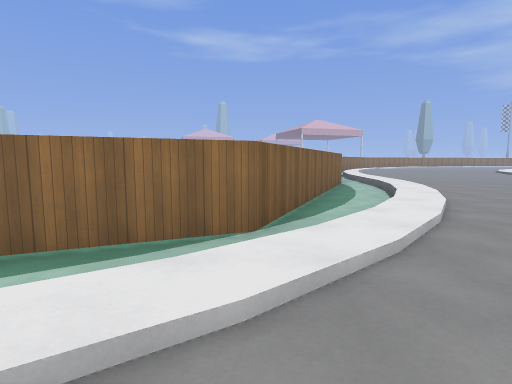
View 1 (above)

23 first-person views from a walk through a 3-D level made in the Godot game engine. The camera is 1.5 m above the floor, tilts 6° down and sees 80° across. The floor is counted in squares, 1.8 m on a side. Each view is taken from the middle of a square. On the plan, view 1 faces up. The plan holds only what a view shows up to about 11 squares ahead; the rest is blank. The place goes on beyond the plan. Some surface patterns are stand-ins.

View 2
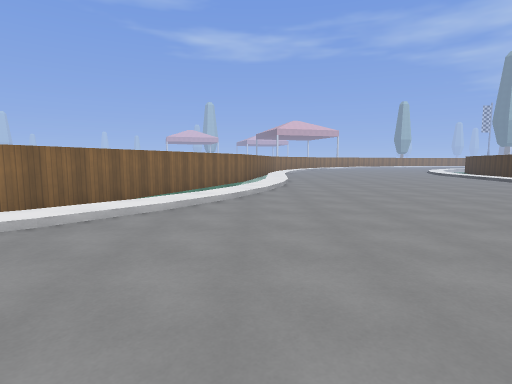

View 3
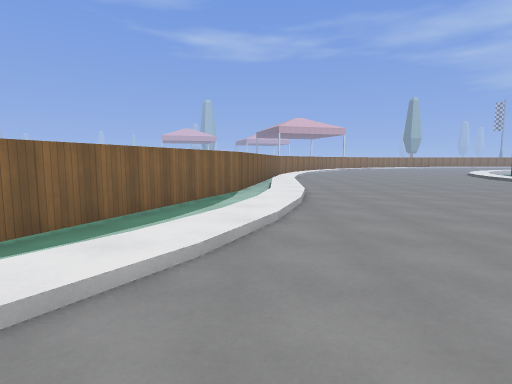

View 4
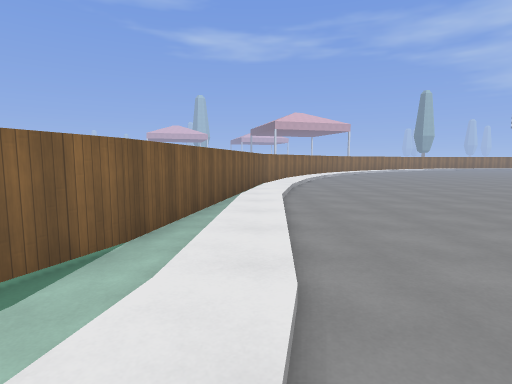

View 5
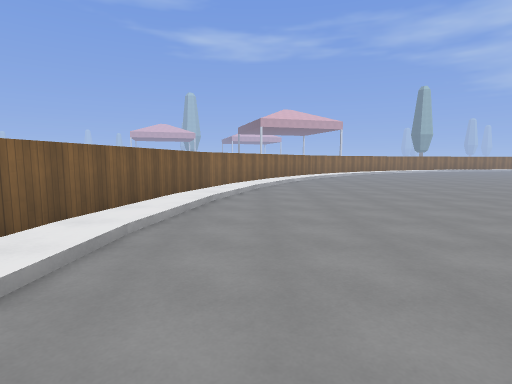

View 6
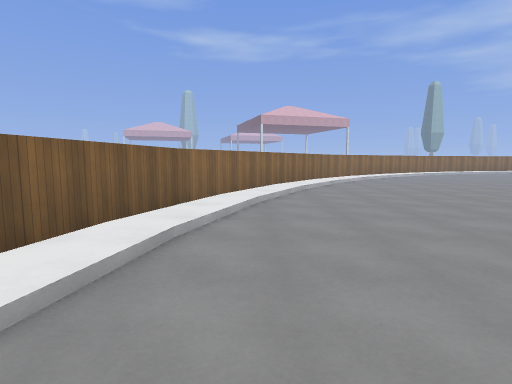

View 7
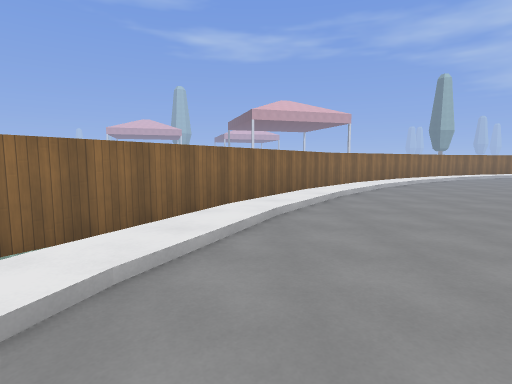

View 8
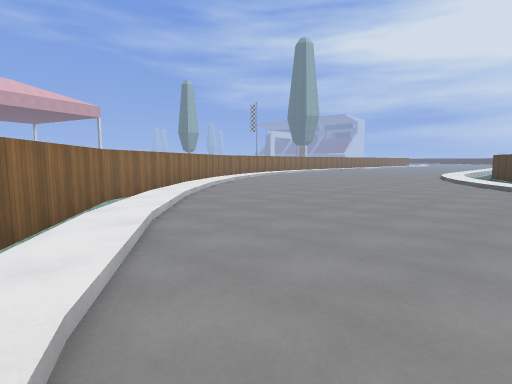

View 9
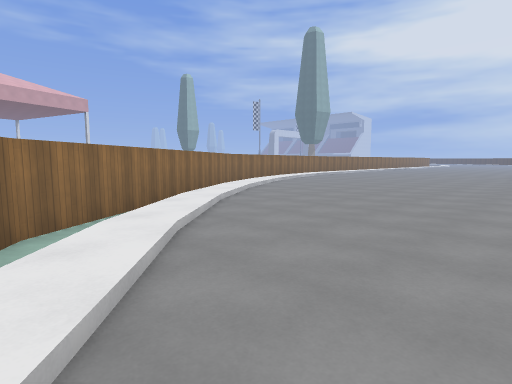

View 10
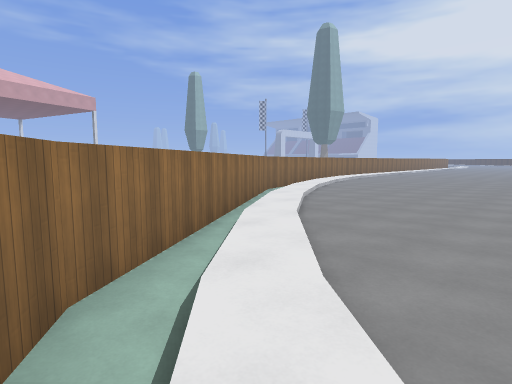

View 11
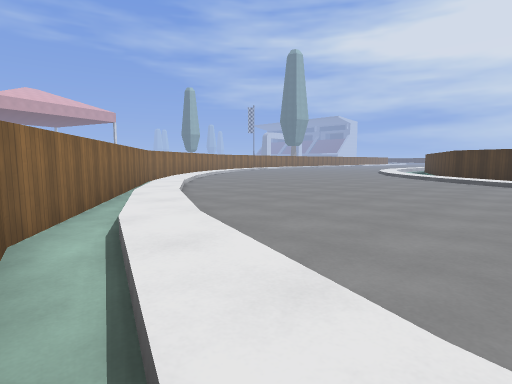

View 12
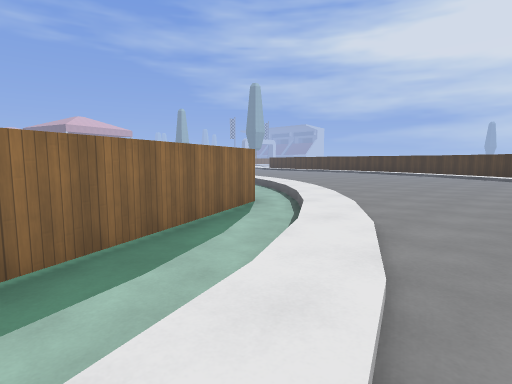

View 13
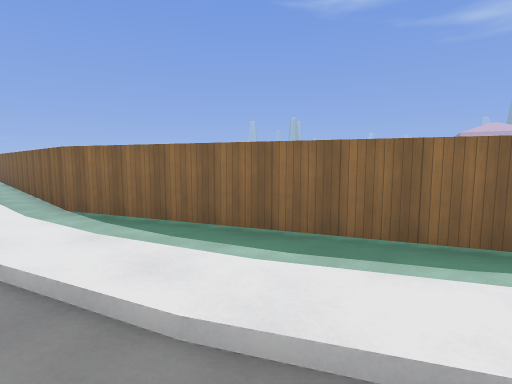

View 14
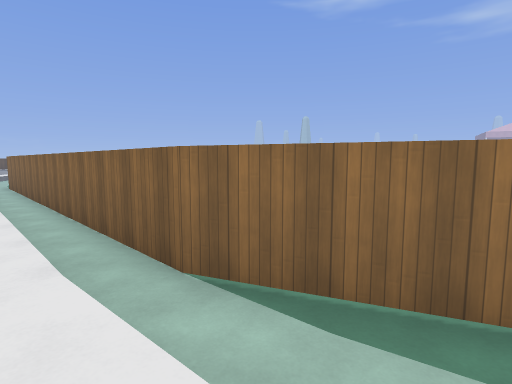

View 15
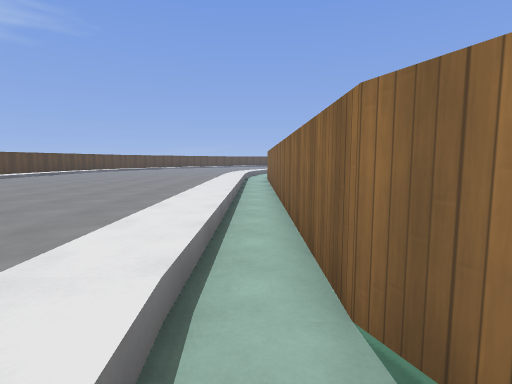

View 16
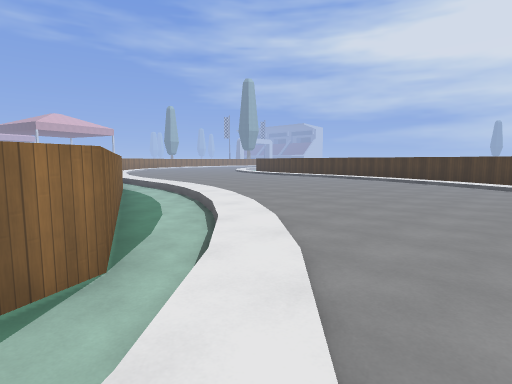

View 17
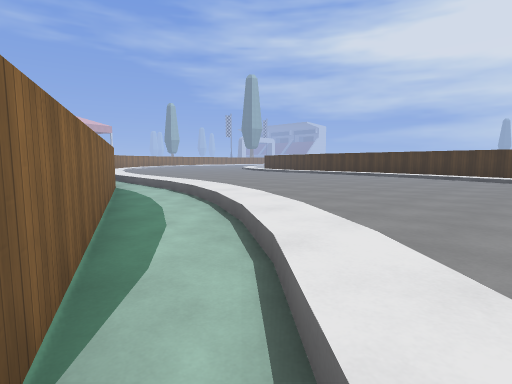

View 18
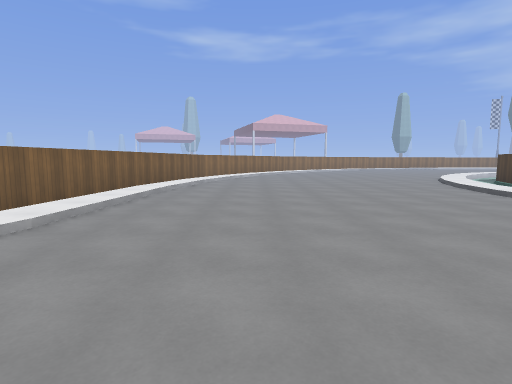

View 19
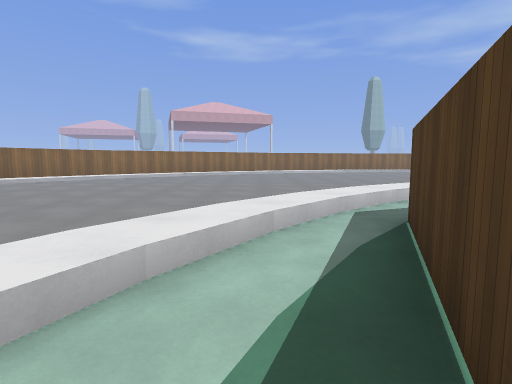

View 20
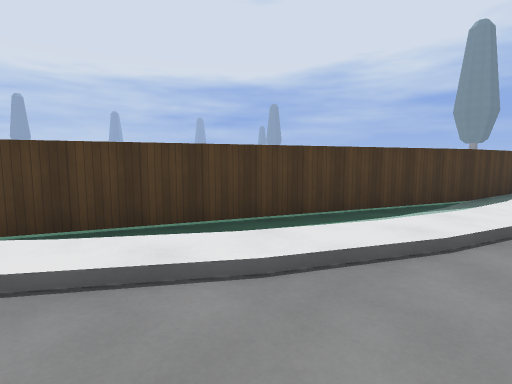

View 21
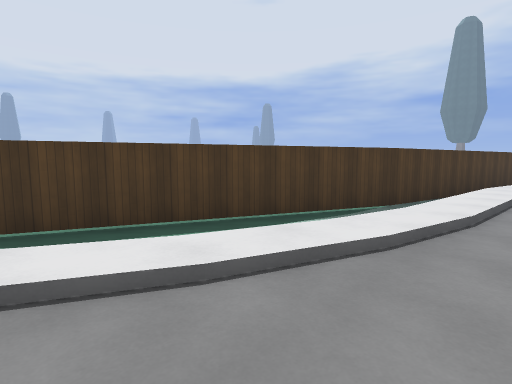

View 22
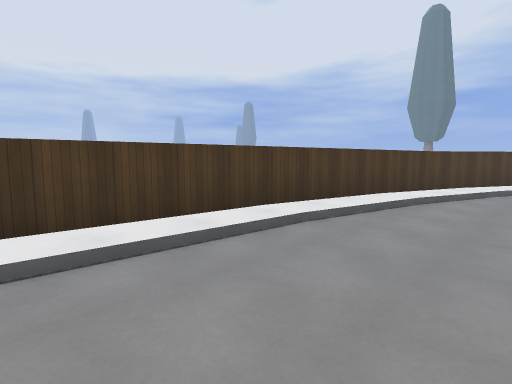

View 23
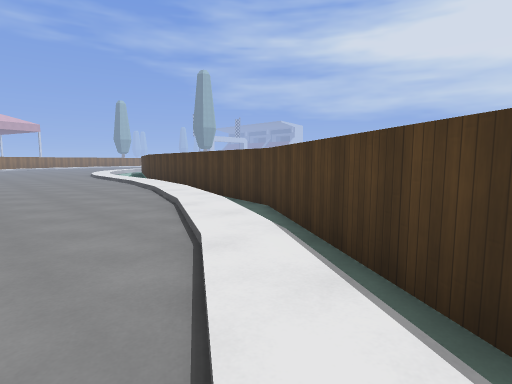

### Floor plan
Key: @ floor where view 1 was taken; # wall or solid block; . main floor; : floor 0.25 m higher than the main floor; - floor 0.25 m lower than the main floor; / step, stairs or slope.
Columns run from 16 left of view 1 to 19 right of it. Each row starts with its distance up from view 1.
 33                               ###/:/
 32                              ##/:/..
 31                            ###///...
 30                           ##-//.....
 29                          ##/:/......
 28                          #-:/.......
 27                         ##//........
 26                        ##//.........
 25                        #//..........
 24                       ##:/..........
 23                      ##//.........//
 22                      #-:........./:/
 21                      #//.........//#
 20                      #//........//-#
 19                     ##:........//-##
 18                     #//........//-#
 17                     #//........:--#
 16                     #/........//-##
 15                     #:........//-#
 14                    ##:........:-##
 13                    #-:........:-#
 12                    #-:........:-#
 11                   ##-:........:##
 10                   #-//........:#
  9                  ##-//......../#
  8                  #--:........//#
  7                  #-//........//#
  6                 ##-//........:##
  5                 #-//........//#
  4               ###//.........//#
  3            ####-/:/.........:-#
  2          ###---///.........//##
  1 ##########---///........../:##
  0 ----------//://.@.........//#
 -1 :::::::::://......  .    //##

Where each view was taken, in squares from view 1:
view 1: 0 up, 0 right, facing up
view 2: 1 down, 4 right, facing up
view 3: 3 up, 4 right, facing up
view 4: 9 up, 5 right, facing up
view 5: 12 up, 7 right, facing up
view 6: 15 up, 7 right, facing up
view 7: 19 up, 8 right, facing up
view 8: 22 up, 8 right, facing up-right
view 9: 25 up, 10 right, facing up-right
view 10: 27 up, 10 right, facing up-right
view 11: 18 up, 5 right, facing up-right
view 12: 1 down, 5 left, facing up-right
view 13: 1 down, 2 left, facing up-left
view 14: 1 down, 6 left, facing up-left
view 15: 0 up, 7 left, facing left
view 16: 1 up, 1 left, facing up-right
view 17: 3 up, 0 right, facing up-right
view 18: 7 up, 8 right, facing up
view 19: 17 up, 17 right, facing up
view 20: 21 up, 14 right, facing down-right
view 21: 19 up, 13 right, facing down-right
view 22: 13 up, 11 right, facing down-right
view 23: 1 down, 9 right, facing up-right
